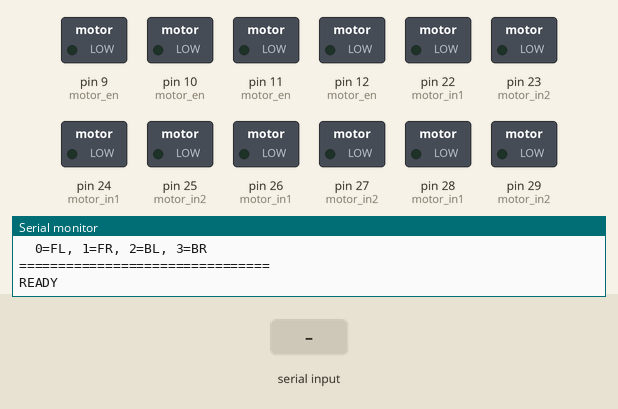
This sketch was run on a simulated Arduino Mega 2560, built with avr-gcc and run on an emulated ATmega2560. On the bench: switched loads named in the sketch (green lamp = pin HIGH), the last lines printed to the serial monitor. Dashed ring = blinking. Inputs (shaded band) come from the test bench.

Above: at 1.2 s.
1.3 s: "TEST\n" received over Serial
At 1.8 s:
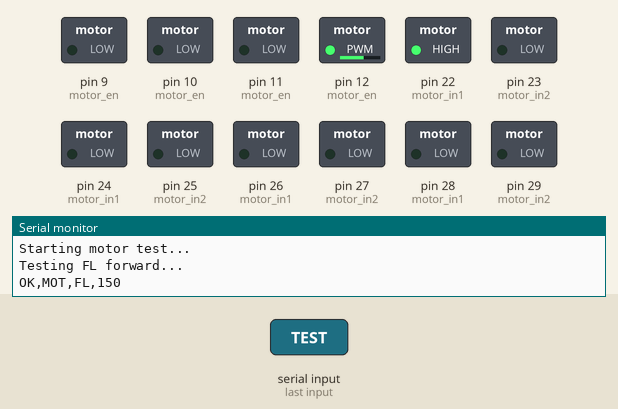
At 5.1 s:
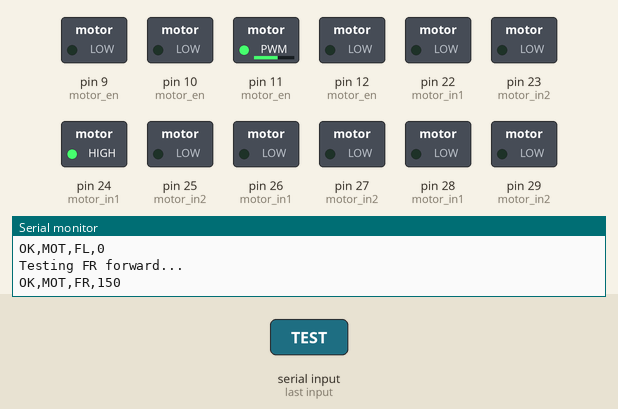
13.3 s: "MOT,,45\n" received over Serial
At 14.8 s:
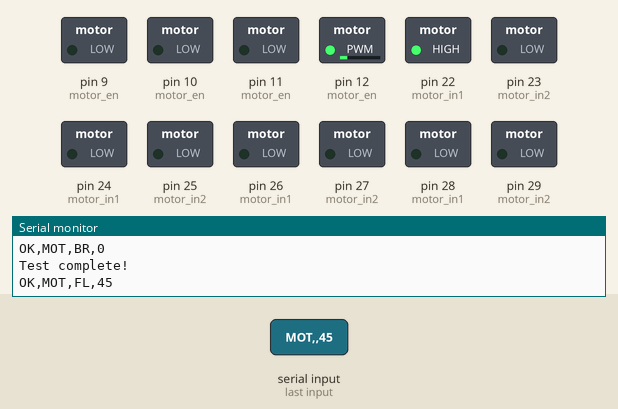
Timing chart, 0 to 16.3 s (numbered marks = the images above; inputs shaded):
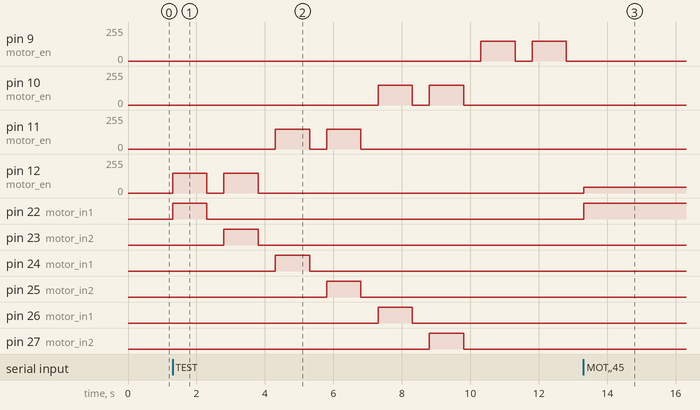

Measured:
- after the input at 1.3 s, pin 9 (motor_en): alternates 150/255 for 1.0 s and 0/255 for 0.50 s, starting after 9.0 s; pin 10 (motor_en): alternates 150/255 for 1.0 s and 0/255 for 0.50 s, 4 changes in all, then stays 0/255, starting after 6.0 s
- after the input at 13.3 s, pin 12 (motor_en): 0/255 → 45/255 at once; pin 22 (motor_in1): LOW → HIGH at once

The sketch:

motor_test_simple.ino
```cpp
/*
 * SIMPLE MOTOR TEST - Arduino Mega 2560
 * No PCA9685/I2C - just motors
 */

#define SERIAL_BAUD 115200

// Motor pins
#define M_FL_IN1 22
#define M_FL_IN2 23
#define M_FL_EN 12

#define M_FR_IN1 24
#define M_FR_IN2 25
#define M_FR_EN 11

#define M_BL_IN1 26
#define M_BL_IN2 27
#define M_BL_EN 10

#define M_BR_IN1 28
#define M_BR_IN2 29
#define M_BR_EN 9

const int motor_in1[4] = { M_FL_IN1, M_FR_IN1, M_BL_IN1, M_BR_IN1 };
const int motor_in2[4] = { M_FL_IN2, M_FR_IN2, M_BL_IN2, M_BR_IN2 };
const int motor_en[4]  = { M_FL_EN, M_FR_EN, M_BL_EN, M_BR_EN };
const char* motor_names[4] = { "FL", "FR", "BL", "BR" };

String cmd_buffer = "";

void setup() {
  Serial.begin(SERIAL_BAUD);

  for (int i = 0; i < 4; i++) {
    pinMode(motor_in1[i], OUTPUT);
    pinMode(motor_in2[i], OUTPUT);
    pinMode(motor_en[i], OUTPUT);
    digitalWrite(motor_in1[i], LOW);
    digitalWrite(motor_in2[i], LOW);
    analogWrite(motor_en[i], 0);
  }

  Serial.println("================================");
  Serial.println("SIMPLE MOTOR TEST - Mega 2560");
  Serial.println("================================");
  Serial.println("Commands:");
  Serial.println("  MOT,<0-3>,<-255 to 255>");
  Serial.println("  STOP");
  Serial.println("  TEST");
  Serial.println("  STATUS");
  Serial.println("================================");
  Serial.println("Motor mapping:");
  Serial.println("  0=FL, 1=FR, 2=BL, 3=BR");
  Serial.println("================================");
  Serial.println("READY");
}

void setMotor(int idx, int pwm) {
  if (idx < 0 || idx > 3) return;
  pwm = constrain(pwm, -255, 255);
  int mag = abs(pwm);

  if (pwm > 0) {
    digitalWrite(motor_in1[idx], HIGH);
    digitalWrite(motor_in2[idx], LOW);
  } else if (pwm < 0) {
    digitalWrite(motor_in1[idx], LOW);
    digitalWrite(motor_in2[idx], HIGH);
  } else {
    digitalWrite(motor_in1[idx], LOW);
    digitalWrite(motor_in2[idx], LOW);
  }
  analogWrite(motor_en[idx], mag);

  Serial.print("OK,MOT,");
  Serial.print(motor_names[idx]);
  Serial.print(",");
  Serial.println(pwm);
}

void stopAll() {
  for (int i = 0; i < 4; i++) {
    digitalWrite(motor_in1[i], LOW);
    digitalWrite(motor_in2[i], LOW);
    analogWrite(motor_en[i], 0);
  }
  Serial.println("OK,STOP");
}

void runTest() {
  Serial.println("Starting motor test...");
  for (int i = 0; i < 4; i++) {
    Serial.print("Testing ");
    Serial.print(motor_names[i]);
    Serial.println(" forward...");
    setMotor(i, 150);
    delay(1000);
    setMotor(i, 0);
    delay(500);

    Serial.print("Testing ");
    Serial.print(motor_names[i]);
    Serial.println(" reverse...");
    setMotor(i, -150);
    delay(1000);
    setMotor(i, 0);
    delay(500);
  }
  Serial.println("Test complete!");
}

void processCommand(String cmd) {
  cmd.trim();

  if (cmd.startsWith("MOT,")) {
    int i1 = cmd.indexOf(',');
    int i2 = cmd.indexOf(',', i1 + 1);
    if (i2 > i1) {
      int idx = cmd.substring(i1 + 1, i2).toInt();
      int pwm = cmd.substring(i2 + 1).toInt();
      setMotor(idx, pwm);
    }
  }
  else if (cmd == "STOP") {
    stopAll();
  }
  else if (cmd == "TEST") {
    runTest();
  }
  else if (cmd == "STATUS") {
    Serial.println("STATUS,OK");
  }
  else {
    Serial.print("ERROR,Unknown: ");
    Serial.println(cmd);
  }
}

void loop() {
  while (Serial.available()) {
    char c = Serial.read();
    if (c == '\n') {
      if (cmd_buffer.length() > 0) {
        processCommand(cmd_buffer);
        cmd_buffer = "";
      }
    } else if (c != '\r') {
      cmd_buffer += c;
    }
  }
}
```
